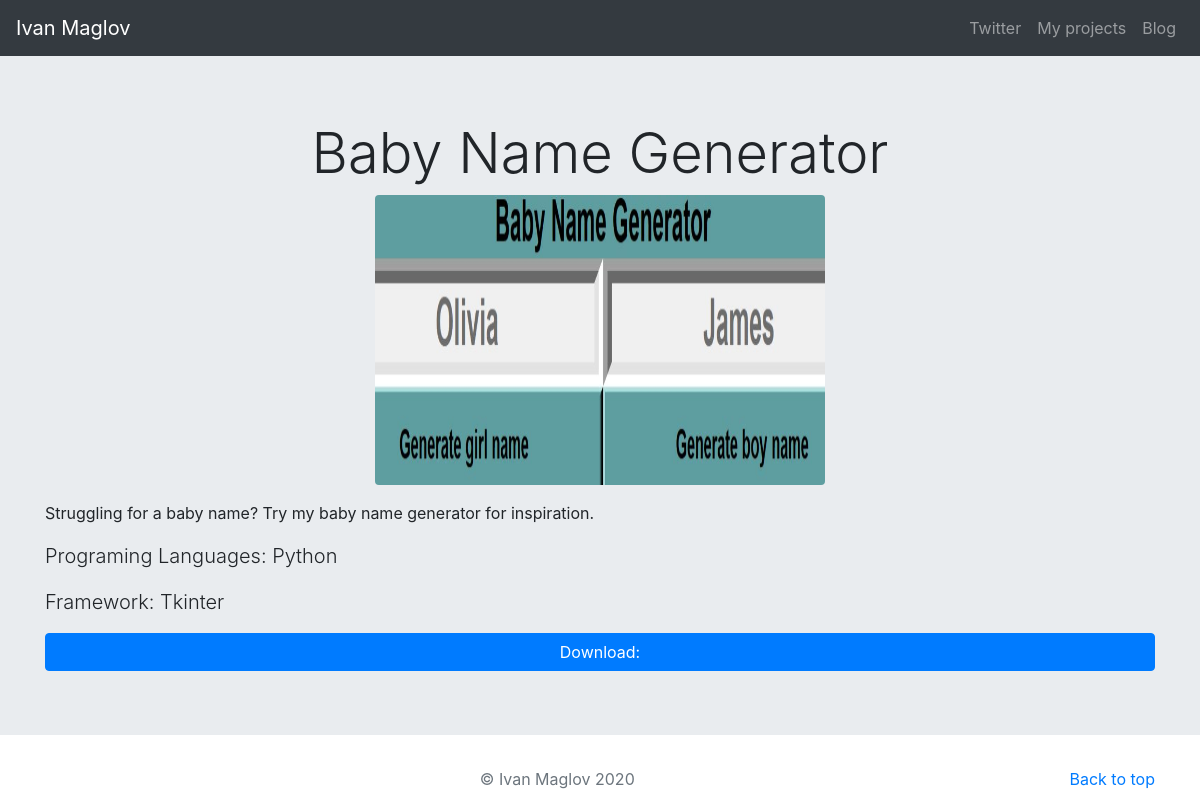
/projects/1, run on the app's committed database.
### myprojects/models.py (models this page shows, shortened)
class Projects(models.Model):
    title=models.CharField(max_length=260)
    programming_language=models.CharField(max_length=260)
    framework=models.CharField(max_length=260)
    picture=models.ImageField(upload_to='images/', height_field='height',
        width_field='width')
    height = models.IntegerField(default=0)
    width = models.IntegerField(default=0)
    description=RichTextUploadingField(blank=True, null=True,max_length=600)
    file = models.FileField(upload_to='uploads/%Y/%m/%d/%H/%M/%S/')
    link=models.CharField(max_length=500)
    pub_date = models.DateTimeField()

### myprojects/views.py (the view)
# urls.py: path('projects/<int:projects_id>', myprojects.views.detail, name='detail'),
def detail(request,projects_id):
    projects=get_object_or_404(Projects, pk=projects_id)
    return render(request, 'detail.html', {'projects': projects})

### myprojects/templates/detail.html (shortened to what this page needs)
{% extends 'singlepage.html'   %}
{% block content%}
<div  class="jumbotron jumbotron-fluid">
  <div class="container">
    <h1 class="display-4 center text-center">{{ projects.title }}</h1>
      <img class="img rounded mx-auto d-block" src="{{ projects.picture.url }}" width="450" height="290"  />
    <p class="lead">{{ projects.description| safe }}</p>
      <p class="lead">Programing Languages: {{ projects.programming_language }}</p>
        <p class="lead">Framework: {{ projects.framework }}</p>
              <a href="{{ projects.link }}"/><button type="button" class="btn btn-primary btn-block" >Download: </button></a>
  </div>
</div>
{% endblock %}

### data on the page
Projects: title "Baby Name Generator", picture (picture), description "Struggling for a baby name? Try my baby name generator for inspiration.", programming_language "Python", framework "Tkinter"
